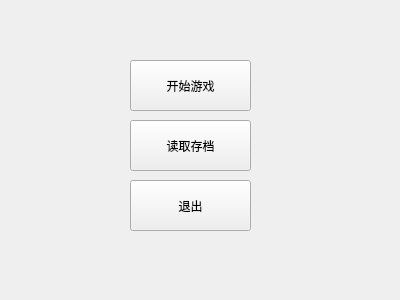
<?xml version="1.0" encoding="UTF-8"?>
<ui version="4.0">
 <class>StartMenu</class>
 <widget class="QWidget" name="StartMenu">
  <property name="geometry">
   <rect>
    <x>0</x>
    <y>0</y>
    <width>400</width>
    <height>300</height>
   </rect>
  </property>
  <property name="windowTitle">
   <string>MyGame</string>
  </property>
  <widget class="QPushButton" name="startgame">
   <property name="geometry">
    <rect>
     <x>130</x>
     <y>60</y>
     <width>121</width>
     <height>51</height>
    </rect>
   </property>
   <property name="text">
    <string>开始游戏</string>
   </property>
  </widget>
  <widget class="QPushButton" name="loadsaves">
   <property name="geometry">
    <rect>
     <x>130</x>
     <y>120</y>
     <width>121</width>
     <height>51</height>
    </rect>
   </property>
   <property name="text">
    <string>读取存档</string>
   </property>
  </widget>
  <widget class="QPushButton" name="exit">
   <property name="geometry">
    <rect>
     <x>130</x>
     <y>180</y>
     <width>121</width>
     <height>51</height>
    </rect>
   </property>
   <property name="text">
    <string>退出</string>
   </property>
  </widget>
 </widget>
 <resources/>
 <connections/>
</ui>
